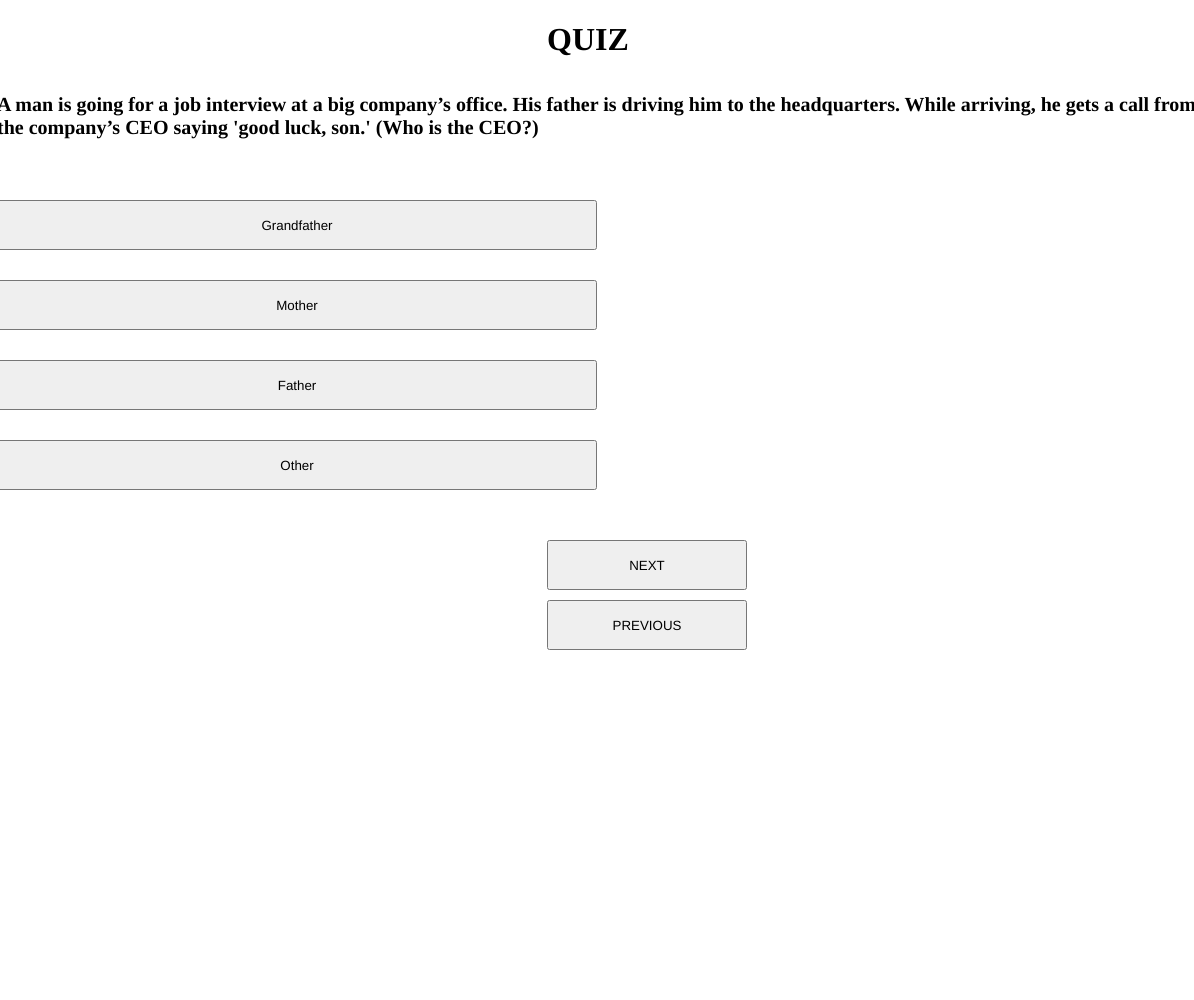
Frame 1 (no input)
Frame 60 (no input): identical to frame 1, image omitted
Frame 120 (the mouse pressed at the canvas centre since frame 60): identical to frame 1, image omitted

The p5.js sketch that drew this single still picture (run headless with seeded random() and noise() and a simulated clock; from frame 60 on, the mouse is pressed at the canvas centre):

// p5.js sketch
// ── sketch.js
var title, q1, state, q1o1, q1o2, q1o3, q1o4, next;
function setup() {
  createCanvas(windowWidth - 6, windowHeight);
  title = createElement("h1", "QUIZ");
  state = 1;
  q1 = createElement("h1");
  q1o1 = createButton("Grandfather");
  q1o2 = createButton("Mother");
  q1o3 = createButton("Father");
  q1o4 = createButton("Other");

  q2o1 = createButton("Economic");
  q2o2 = createButton("Cultural");
  q2o3 = createButton("Racial");
  q2o4 = createButton("No bias is involved it was the obvious action to do as the woman was not fitting the cut");

 
  next = createButton("NEXT");
  previous = createButton("PREVIOUS");
}

function draw() {
  title.position(width / 2 - 50, 0);
  q1.html("q");
  q1.position(width / 2 - 600, 80);
  q1.style("font-size", "20px");

  q1o1.position(width / 2 - 600, 200);

  q1o1.style("width", "600px");
  q1o1.style("height", "50px");
  q1o2.position(width / 2 - 600, 280);
  q1o2.style("width", "600px");
  q1o2.style("height", "50px");
  q1o3.position(width / 2 - 600, 360);
  q1o3.style("width", "600px");
  q1o3.style("height", "50px");
  q1o4.position(width / 2 - 600, 440);
  q1o4.style("width", "600px");
  q1o4.style("height", "50px");

  q2o1.position(width / 2 - 600, 200);

  q2o1.style("width", "600px");
  q2o1.style("height", "50px");
  q2o2.position(width / 2 - 600, 280);
  q2o2.style("width", "600px");
  q2o2.style("height", "50px");
  q2o3.position(width / 2 - 600, 360);
  q2o3.style("width", "600px");
  q2o3.style("height", "50px");
  q2o4.position(width / 2 - 600, 440);
  q2o4.style("width", "600px");
  q2o4.style("height", "50px");

  next.position(width / 2 - 50, 540);
  next.style("width", "200px");
  next.style("height", "50px");

  previous.position(width / 2 - 50, 600);
  previous.style("width", "200px");
  previous.style("height", "50px");
  next.mousePressed(() => {
    if (state <= 2) {
      state++;
      q1o1.style("backgroundColor", "white");
      q1o2.style("backgroundColor", "white");
      q1o3.style("backgroundColor", "white");
      q1o4.style("backgroundColor", "white");
      q2o1.style("backgroundColor", "white");
      q2o2.style("backgroundColor", "white");
      q2o3.style("backgroundColor", "white");
      q2o4.style("backgroundColor", "white");
    }
  });

  previous.mousePressed(() => {
    if (state >= 1) {
      state--;
      q1o1.style("backgroundColor", "white");
      q1o2.style("backgroundColor", "white");
      q1o3.style("backgroundColor", "white");
      q1o4.style("backgroundColor", "white");
      q2o1.style("backgroundColor", "white");
      q2o2.style("backgroundColor", "white");
      q2o3.style("backgroundColor", "white");
      q2o4.style("backgroundColor", "white");
    }
  });
  if (state === 1) {
    q1.html(
      "A man is going for a job interview at a big company’s office. His father is driving him to the headquarters. While arriving, he gets a call from the company’s CEO saying 'good luck, son.' (Who is the CEO?)<br>"
    );
    q2o1.hide()
    q2o2.hide()
    q2o3.hide()
    q2o4.hide()

    q1o1.show()
    q1o2.show()
    q1o3.show()
    q1o4.show()
    q1o1.mousePressed(() => {
      q1o1.style("backgroundColor", "red");
    });
    q1o2.mousePressed(() => {
      q1o2.style("backgroundColor", "red");
    });
    q1o3.mousePressed(() => {
      q1o3.style("backgroundColor", "red");
    });
    q1o4.mousePressed(() => {
      q1o4.style("backgroundColor", "green");
    });
  }
  if (state === 2) {
    q1.html(
      "A woman walked into a mall wearing average clothes. She went to the most expensive shop available to buy clothes and bags. As she enters, she is immediately driven away by the cashier, who had a scornful look on his face and treated the women with little to no respect. The woman calls her mother, the owner of the store, and tells her what occurred, and the cashier was fired immediately. (What type of stereotypical bias did the cashier have?)"
    );
    q1o1.hide()
    q1o2.hide()
    q1o3.hide()
    q1o4.hide()

    q2o1.show()
    q2o2.show()
    q2o3.show()
    q2o4.show()
    q2o1.mousePressed(() => {
      q2o1.style("backgroundColor", "green");
    });
    q2o2.mousePressed(() => {
      q2o2.style("backgroundColor", "red");
    });
    q2o3.mousePressed(() => {
      q2o3.style("backgroundColor", "red");
    });
    q2o4.mousePressed(() => {
      q2o4.style("backgroundColor", "red");
    });
  }
  if (state === 3) {
    q1.html("END");
    q1.position(width / 2 - 50, height / 2 - 50);
    q1o1.hide();
    q1o2.hide();
    q1o3.hide();
    q1o4.hide();
    q2o1.hide()
    q2o2.hide()
    q2o3.hide()
    q2o4.hide()
    next.hide();
  }
}

// ── style.css
html, body {
    margin: 0;
    padding: 0;
  }
  canvas {
    display: block;
  }
  body{
    background-image: linear-gradient(to left top, turquoise , white );
   
  }
 
